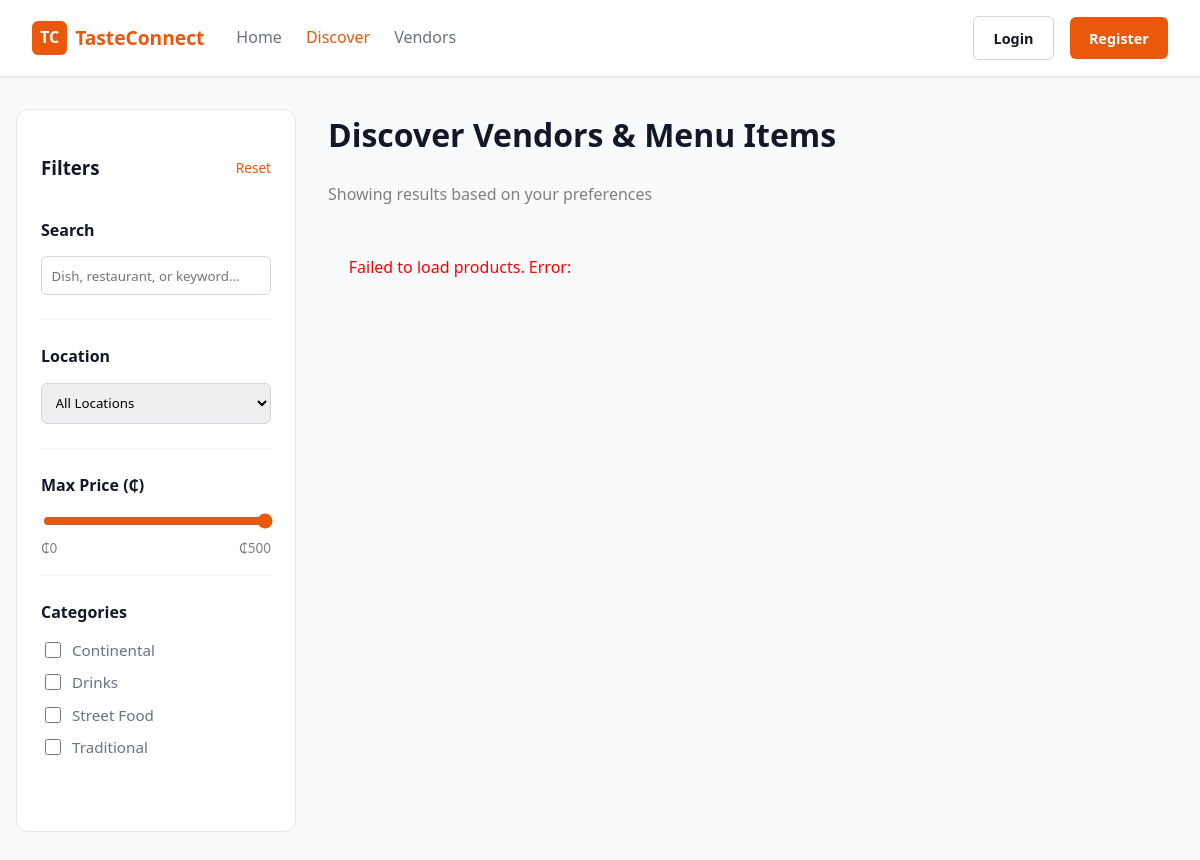
Screenshot of /views/all_products.php with the database file from the repository.
### tables this page shows
CREATE TABLE `categories` (
  `cat_id` int NOT NULL,
  `cat_name` varchar(100) NOT NULL,
  `cat_type` enum('Food Service','Booking') NOT NULL DEFAULT 'Food Service',
  `created_by` int NOT NULL,
  `parent_cat_id` int DEFAULT NULL
);

### views/all_products.php (the view, shortened to what this page needs)
<?php
require_once "../settings/db_cred.php";
$catSql = "SELECT * FROM categories ORDER BY cat_name ASC";
$catResult = $conn->query($catSql);
$categories = $catResult->fetch_all(MYSQLI_ASSOC);
?>
<!DOCTYPE html>
<html lang="en">
<head>
    <link href="https://cdnjs.cloudflare.com/ajax/libs/font-awesome/6.0.0/css/all.min.css" rel="stylesheet">
</head>
<body>
<nav class="navbar">
    <div class="nav-left">
      <a href="../index.php" class="logo"><span>TC</span> TasteConnect</a>
      <div class="nav-links">
        <a href="../index.php">Home</a>
        <a href="all_products.php" style="color:var(--primary-orange);">Discover</a>
        <a href="#">Vendors</a>
      </div>
    </div>
    <div class="nav-right">
      <?php if (!isset($_SESSION['customer_id'])): ?>
        <a href="../login/login.php" class="btn btn-outline">Login</a>
        <a href="../login/register.php" class="btn btn-primary">Register</a>
      <?php else: ?>
        <a href="#" class="btn btn-outline"><i class="fas fa-user"></i> <?= htmlspecialchars($_SESSION['customer_name']); ?></a>
      <?php endif; ?>
    </div>
</nav>
<div class="discover-layout">
    <aside class="filters-sidebar">
        <div style="display:flex; justify-content:space-between; align-items:center; margin-bottom:1rem;">
            <h3>Filters</h3>
            <a href="#" id="reset-filters" style="font-size:0.85rem; color:var(--primary-orange);">Reset</a>
        </div>
        <div class="filter-group">
            <label class="filter-label">Search</label>
            <input type="text" id="searchInput" class="filter-input" placeholder="Dish, restaurant, or keyword...">
        </div>
        <div class="filter-group">
            <label class="filter-label">Location</label>
            <select id="locationFilter" class="filter-input">
                <option value="">All Locations</option>
            </select>
        </div>
        <div class="filter-group">
            <label class="filter-label">Max Price (₵)</label>
            <input type="range" id="priceRange" min="1" max="500" value="500" style="width:100%; accent-color:var(--primary-orange);">
            <div style="display:flex; justify-content:space-between; font-size:0.85rem; color:gray;">
                <span>₵0</span>
                <span id="priceValue">₵500</span>
            </div>
        </div>
        <div class="filter-group">
            <label class="filter-label">Categories</label>
            <div style="max-height: 200px; overflow-y: auto;">
                <?php foreach ($categories as $cat): ?>
                <label class="checkbox-item">
                    <input type="checkbox" class="cat-checkbox" value="<?= $cat['cat_id'] ?>">
                    <?= htmlspecialchars($cat['cat_name']) ?>
                </label>
                <?php endforeach; ?>
            </div>
        </div>
    </aside>
    <main>
        <h1 style="margin-top:0;">Discover Vendors & Menu Items</h1>
        <p style="color:gray; margin-bottom:2rem;">Showing results based on your preferences</p>
        <div id="products-container" class="product-grid">
        </div>
    </main>
</div>
</body>
</html>

### views/all_products.php (style rules this page uses)
:root { --primary-orange: #ea580c; --primary-hover: #c2410c; --dark-text: #111827; --gray-text: #6b7280; --light-bg: #f9fafb; --white: #ffffff; --border-color: #e5e7eb; --font-main: 'Segoe UI', Tahoma, Geneva, Verdana, sans-serif; --shadow-sm: 0 1px 2px 0 rgba(0, 0, 0, 0.05); --shadow-md: 0 4px 6px -1px rgba(0, 0, 0, 0.1); }
* { box-sizing: border-box; }
body { font-family: var(--font-main); background-color: var(--light-bg); color: var(--dark-text); margin: 0; padding: 0; line-height: 1.6; }
a { text-decoration: none; color: inherit; }
.btn { display: inline-flex; align-items: center; justify-content: center; padding: 0.6rem 1.2rem; border-radius: 6px; font-weight: 600; font-size: 0.9rem; cursor: pointer; border: none; transition: all 0.2s ease; gap: 0.5rem; }
.btn-primary { background-color: var(--primary-orange); color: var(--white); }
.btn-outline { border: 1px solid #d1d5db; background: var(--white); color: var(--dark-text); }
.navbar { background: var(--white); padding: 1rem 2rem; display: flex; justify-content: space-between; align-items: center; border-bottom: 1px solid var(--border-color); position: sticky; top: 0; z-index: 1000; box-shadow: var(--shadow-sm); }
.nav-left { display: flex; align-items: center; gap: 2rem; }
.logo { display: flex; align-items: center; font-weight: bold; font-size: 1.2rem; color: var(--primary-orange); }
.logo span { background: var(--primary-orange); color: white; padding: 4px 8px; border-radius: 6px; margin-right: 8px; font-size: 1rem; }
.nav-links { display: flex; gap: 1.5rem; }
.nav-links a { color: var(--gray-text); font-weight: 500; transition: color 0.2s; }
.nav-right { display: flex; align-items: center; gap: 1rem; }
.discover-layout { display: grid; grid-template-columns: 280px 1fr; gap: 2rem; margin: 2rem auto; max-width: 1200px; padding: 0 1rem; align-items: start; }
.filters-sidebar { background: white; padding: 1.5rem; border-radius: 12px; border: 1px solid #e5e7eb; position: sticky; top: 100px; }
.filter-group { margin-bottom: 1.5rem; border-bottom: 1px solid #f3f4f6; padding-bottom: 1rem; }
.filter-group:last-child { border-bottom: none; }
.filter-label { font-weight: 600; margin-bottom: 0.8rem; display: block; color: var(--dark-text); }
.filter-input { width: 100%; padding: 0.6rem; border: 1px solid #d1d5db; border-radius: 6px; margin-bottom: 0.5rem; font-family: inherit; }
.checkbox-item { display: flex; align-items: center; gap: 0.5rem; margin-bottom: 0.5rem; color: var(--gray-text); cursor: pointer; font-size: 0.95rem; }
.checkbox-item input { accent-color: var(--primary-orange); width: 16px; height: 16px; }
.product-grid { display: grid; grid-template-columns: repeat(auto-fill, minmax(260px, 1fr)); gap: 2rem; }

### rows the page displays
categories: cat_name "Continental"
categories: cat_name "Drinks"
categories: cat_name "Street Food"
categories: cat_name "Traditional"
